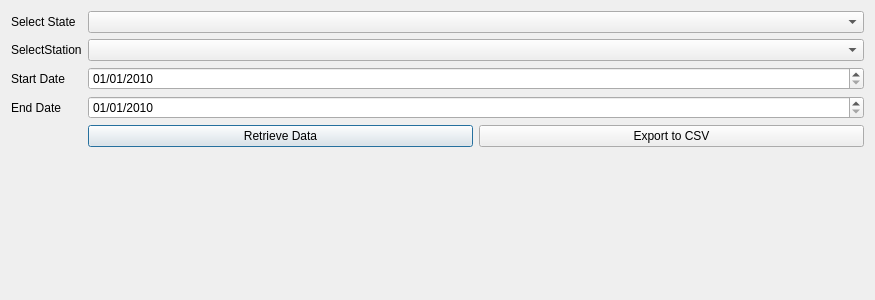
<?xml version="1.0" encoding="UTF-8"?>
<ui version="4.0">
 <class>HydroDownloaderDlg</class>
 <widget class="QDialog" name="HydroDownloaderDlg">
  <property name="geometry">
   <rect>
    <x>0</x>
    <y>0</y>
    <width>875</width>
    <height>300</height>
   </rect>
  </property>
  <property name="windowTitle">
   <string>Dialog</string>
  </property>
  <layout class="QVBoxLayout" name="verticalLayout">
   <item>
    <layout class="QFormLayout" name="formLayout">
     <item row="1" column="0">
      <widget class="QLabel" name="label">
       <property name="text">
        <string>SelectStation</string>
       </property>
      </widget>
     </item>
     <item row="1" column="1">
      <widget class="QComboBox" name="SelectStationcomboBox"/>
     </item>
     <item row="0" column="0">
      <widget class="QLabel" name="label_2">
       <property name="text">
        <string>Select State</string>
       </property>
      </widget>
     </item>
     <item row="0" column="1">
      <widget class="QComboBox" name="StatescomboBox"/>
     </item>
     <item row="2" column="1">
      <widget class="QDateEdit" name="dateEditStart">
       <property name="displayFormat">
        <string>MM/dd/yyyy</string>
       </property>
       <property name="date">
        <date>
         <year>2010</year>
         <month>1</month>
         <day>1</day>
        </date>
       </property>
      </widget>
     </item>
     <item row="2" column="0">
      <widget class="QLabel" name="label_3">
       <property name="text">
        <string>Start Date</string>
       </property>
      </widget>
     </item>
     <item row="3" column="0">
      <widget class="QLabel" name="label_4">
       <property name="text">
        <string>End Date</string>
       </property>
      </widget>
     </item>
     <item row="3" column="1">
      <widget class="QDateEdit" name="dateEditEnd">
       <property name="displayFormat">
        <string>MM/dd/yyyy</string>
       </property>
       <property name="date">
        <date>
         <year>2010</year>
         <month>1</month>
         <day>1</day>
        </date>
       </property>
      </widget>
     </item>
     <item row="4" column="1">
      <layout class="QHBoxLayout" name="horizontalLayout">
       <item>
        <widget class="QPushButton" name="RetrieveDataBtn">
         <property name="text">
          <string>Retrieve Data</string>
         </property>
        </widget>
       </item>
       <item>
        <widget class="QPushButton" name="ExporttoCSV">
         <property name="text">
          <string>Export to CSV</string>
         </property>
        </widget>
       </item>
      </layout>
     </item>
    </layout>
   </item>
  </layout>
 </widget>
 <resources/>
 <connections/>
</ui>
